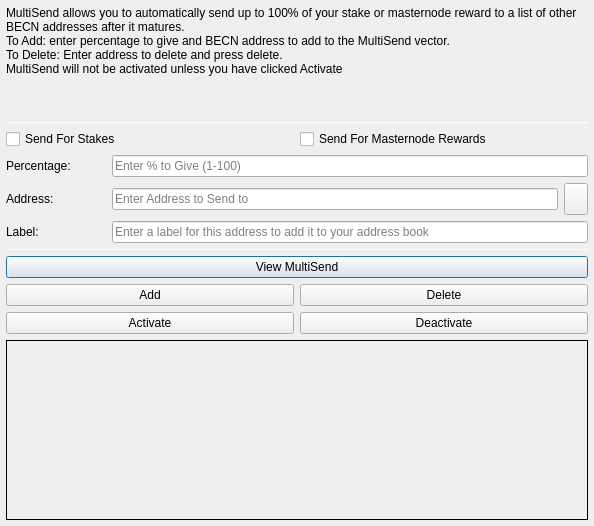
<?xml version="1.0" encoding="UTF-8"?>
<ui version="4.0">
 <class>MultiSendDialog</class>
 <widget class="QDialog" name="MultiSendDialog">
  <property name="windowModality">
   <enum>Qt::NonModal</enum>
  </property>
  <property name="geometry">
   <rect>
    <x>0</x>
    <y>0</y>
    <width>594</width>
    <height>526</height>
   </rect>
  </property>
  <property name="windowTitle">
   <string>MultiSend</string>
  </property>
  <layout class="QVBoxLayout" name="verticalLayout" stretch="0">
   <property name="margin">
    <number>6</number>
   </property>
   <item>
    <layout class="QVBoxLayout" name="verticalLayout_Main" stretch="1,1,1,0,1,1,1">
     <item>
      <widget class="QLabel" name="label_2">
       <property name="lineWidth">
        <number>1</number>
       </property>
       <property name="text">
        <string>MultiSend allows you to automatically send up to 100% of your stake or masternode reward to a list of other BECN addresses after it matures.
To Add: enter percentage to give and BECN address to add to the MultiSend vector.
To Delete: Enter address to delete and press delete.
MultiSend will not be activated unless you have clicked Activate</string>
       </property>
       <property name="alignment">
        <set>Qt::AlignLeading|Qt::AlignLeft|Qt::AlignTop</set>
       </property>
       <property name="wordWrap">
        <bool>true</bool>
       </property>
      </widget>
     </item>
     <item>
      <widget class="Line" name="line">
       <property name="minimumSize">
        <size>
         <width>0</width>
         <height>1</height>
        </size>
       </property>
       <property name="maximumSize">
        <size>
         <width>16777215</width>
         <height>1</height>
        </size>
       </property>
       <property name="orientation">
        <enum>Qt::Horizontal</enum>
       </property>
      </widget>
     </item>
     <item>
      <layout class="QVBoxLayout" name="verticalLayout_Settings">
       <item>
        <layout class="QHBoxLayout" name="horizontalLayout">
         <item>
          <widget class="QCheckBox" name="multiSendStakeCheckBox">
           <property name="text">
            <string>Send For Stakes</string>
           </property>
          </widget>
         </item>
         <item>
          <widget class="QCheckBox" name="multiSendMasternodeCheckBox">
           <property name="text">
            <string>Send For Masternode Rewards</string>
           </property>
          </widget>
         </item>
        </layout>
       </item>
       <item>
        <layout class="QHBoxLayout" name="horizontalLayout_6">
         <item>
          <widget class="QLabel" name="label">
           <property name="minimumSize">
            <size>
             <width>100</width>
             <height>0</height>
            </size>
           </property>
           <property name="toolTip">
            <string>Percentage of stake to send</string>
           </property>
           <property name="text">
            <string>Percentage:</string>
           </property>
          </widget>
         </item>
         <item>
          <widget class="QLineEdit" name="multiSendPercentEdit">
           <property name="toolTip">
            <string>Enter whole numbers 1 - 100</string>
           </property>
           <property name="placeholderText">
            <string>Enter % to Give (1-100)</string>
           </property>
          </widget>
         </item>
        </layout>
       </item>
       <item>
        <layout class="QHBoxLayout" name="horizontalLayout_7">
         <item>
          <widget class="QLabel" name="label_5">
           <property name="minimumSize">
            <size>
             <width>100</width>
             <height>0</height>
            </size>
           </property>
           <property name="toolTip">
            <string>Address to send portion of stake to</string>
           </property>
           <property name="text">
            <string>Address:</string>
           </property>
          </widget>
         </item>
         <item>
          <widget class="QLineEdit" name="multiSendAddressEdit">
           <property name="toolTip">
            <string/>
           </property>
           <property name="placeholderText">
            <string>Enter Address to Send to</string>
           </property>
          </widget>
         </item>
         <item>
          <widget class="QToolButton" name="addressBookButton">
           <property name="maximumSize">
            <size>
             <width>16777215</width>
             <height>32</height>
            </size>
           </property>
           <property name="toolTip">
            <string>Choose an address from the address book</string>
           </property>
           <property name="text">
            <string/>
           </property>
           <property name="icon">
            <iconset resource="../pivx.qrc">
             <normaloff>:/icons/address-book</normaloff>:/icons/address-book</iconset>
           </property>
           <property name="shortcut">
            <string>Alt+A</string>
           </property>
          </widget>
         </item>
        </layout>
       </item>
      </layout>
     </item>
     <item>
      <layout class="QHBoxLayout" name="horizontalLayout_3">
       <item>
        <widget class="QLabel" name="label_3">
         <property name="minimumSize">
          <size>
           <width>100</width>
           <height>0</height>
          </size>
         </property>
         <property name="text">
          <string>Label:</string>
         </property>
        </widget>
       </item>
       <item>
        <widget class="QLineEdit" name="labelAddressLabelEdit">
         <property name="placeholderText">
          <string>Enter a label for this address to add it to your address book</string>
         </property>
        </widget>
       </item>
      </layout>
     </item>
     <item>
      <widget class="Line" name="line_2">
       <property name="minimumSize">
        <size>
         <width>0</width>
         <height>1</height>
        </size>
       </property>
       <property name="maximumSize">
        <size>
         <width>16777215</width>
         <height>1</height>
        </size>
       </property>
       <property name="orientation">
        <enum>Qt::Horizontal</enum>
       </property>
      </widget>
     </item>
     <item>
      <layout class="QVBoxLayout" name="verticalLayout_Buttons">
       <item>
        <layout class="QHBoxLayout" name="horizontalLayout_4">
         <item>
          <widget class="QPushButton" name="viewButton">
           <property name="toolTip">
            <string/>
           </property>
           <property name="statusTip">
            <string>View MultiSend Vector</string>
           </property>
           <property name="text">
            <string>View MultiSend</string>
           </property>
          </widget>
         </item>
        </layout>
       </item>
       <item>
        <layout class="QHBoxLayout" name="horizontalLayout_2">
         <item>
          <widget class="QPushButton" name="addButton">
           <property name="toolTip">
            <string/>
           </property>
           <property name="statusTip">
            <string>Add to MultiSend Vector</string>
           </property>
           <property name="text">
            <string>Add</string>
           </property>
          </widget>
         </item>
         <item>
          <widget class="QPushButton" name="deleteButton">
           <property name="toolTip">
            <string/>
           </property>
           <property name="statusTip">
            <string>Delete Address From MultiSend Vector</string>
           </property>
           <property name="text">
            <string>Delete</string>
           </property>
          </widget>
         </item>
        </layout>
       </item>
       <item>
        <layout class="QHBoxLayout" name="horizontalLayout_5">
         <item>
          <widget class="QPushButton" name="activateButton">
           <property name="statusTip">
            <string>Activate MultiSend</string>
           </property>
           <property name="text">
            <string>Activate</string>
           </property>
          </widget>
         </item>
         <item>
          <widget class="QPushButton" name="disableButton">
           <property name="statusTip">
            <string>Deactivate MultiSend</string>
           </property>
           <property name="text">
            <string>Deactivate</string>
           </property>
          </widget>
         </item>
        </layout>
       </item>
      </layout>
     </item>
     <item>
      <widget class="QLabel" name="message">
       <property name="minimumSize">
        <size>
         <width>0</width>
         <height>180</height>
        </size>
       </property>
       <property name="frameShape">
        <enum>QFrame::Panel</enum>
       </property>
       <property name="frameShadow">
        <enum>QFrame::Plain</enum>
       </property>
       <property name="lineWidth">
        <number>1</number>
       </property>
       <property name="midLineWidth">
        <number>1</number>
       </property>
       <property name="text">
        <string/>
       </property>
       <property name="alignment">
        <set>Qt::AlignLeading|Qt::AlignLeft|Qt::AlignTop</set>
       </property>
       <property name="wordWrap">
        <bool>true</bool>
       </property>
      </widget>
     </item>
    </layout>
   </item>
  </layout>
 </widget>
 <resources>
  <include location="../pivx.qrc"/>
 </resources>
 <connections/>
</ui>
